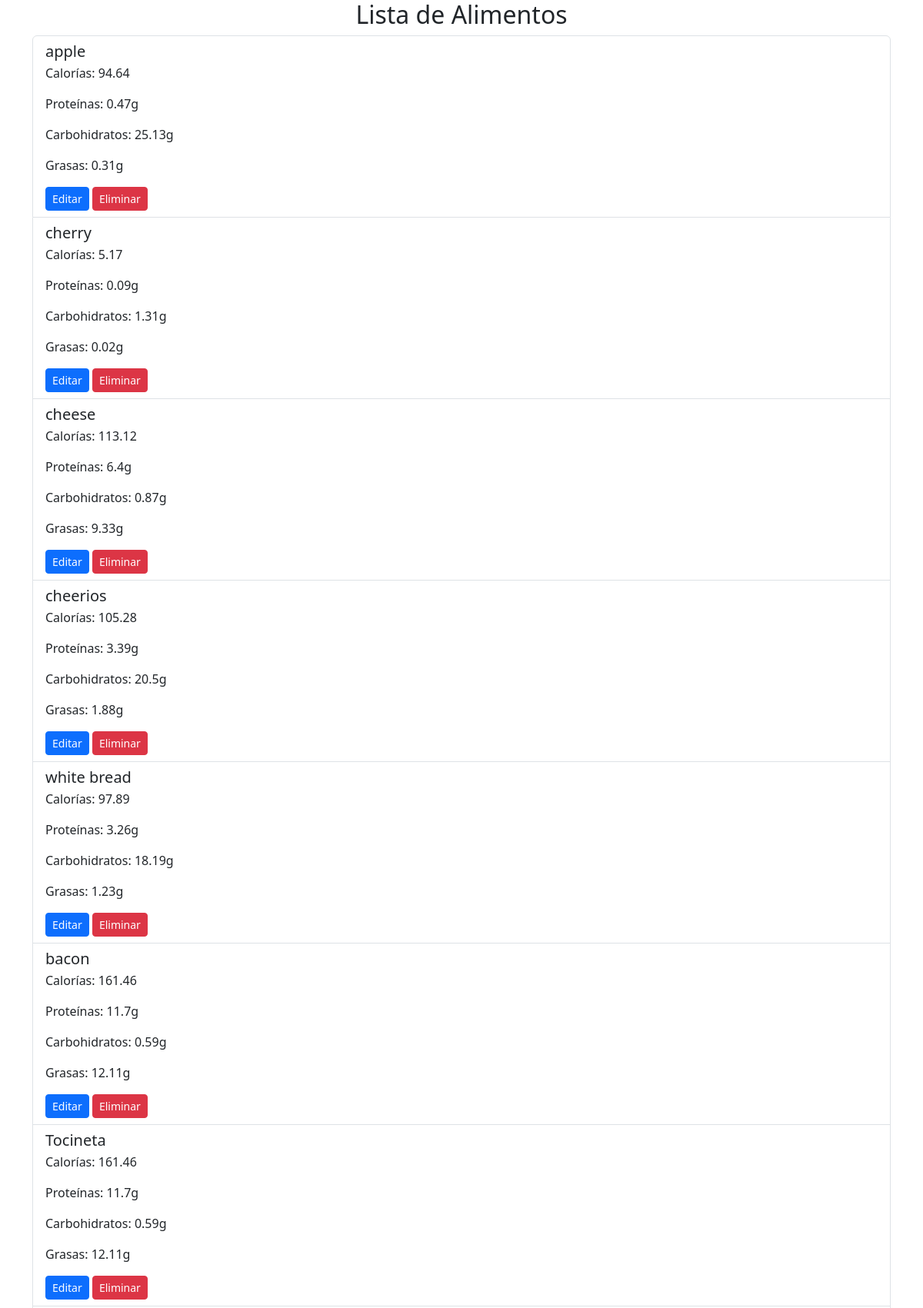
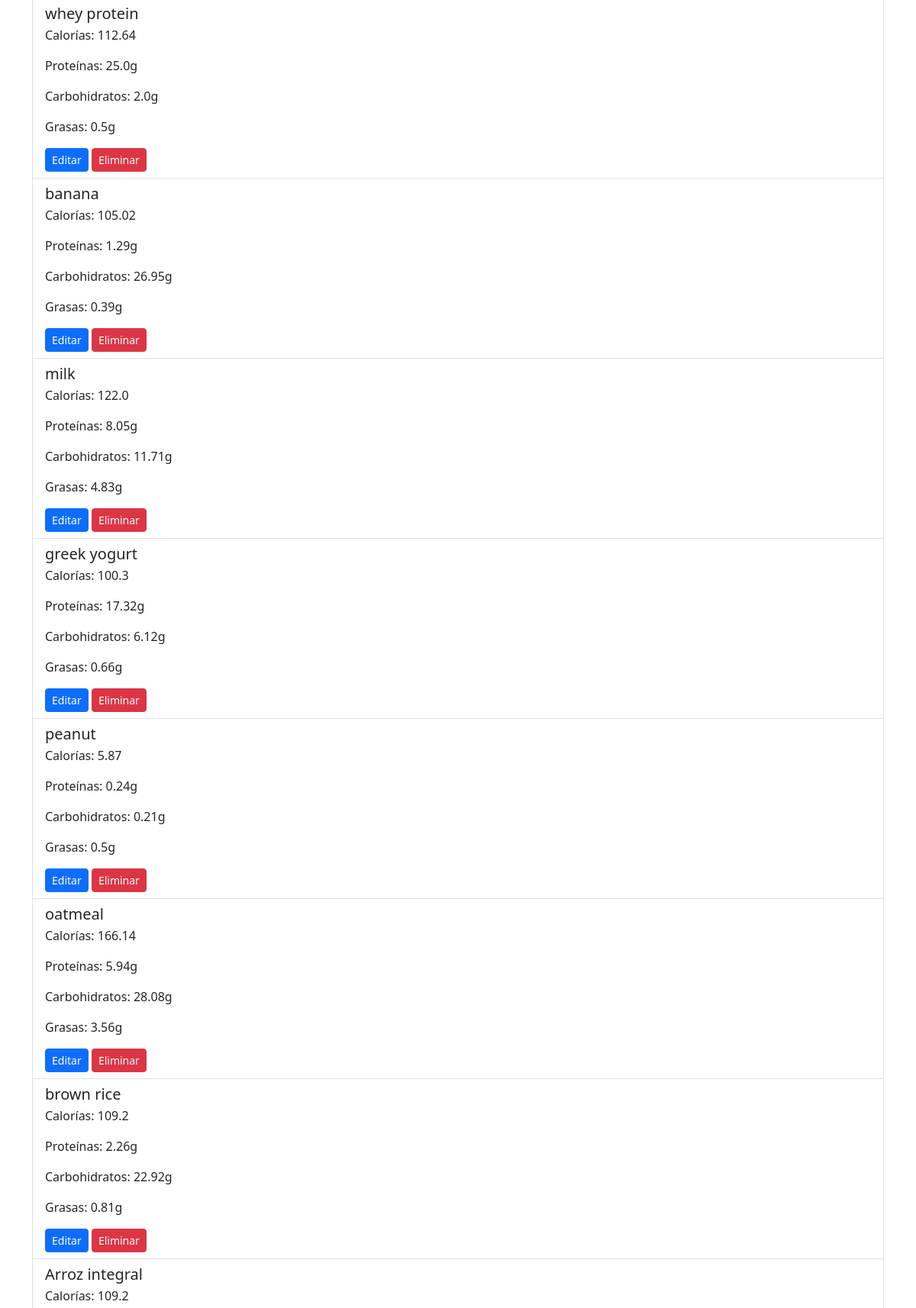
Screenshot of /alimentos (upper part) with the database file from the repository (2 pictures, top to bottom).
### gestor/models.py (models this page shows, shortened)
class Alimento(models.Model):
    nombre = models.CharField(max_length=100)
    calorias = models.FloatField(default=0)
    proteinas = models.FloatField(default=0)
    carbohidratos = models.FloatField(default=0)
    grasas = models.FloatField(default=0)
    cantidad_gramos = models.FloatField(default=0)
    cantidad_unidades = models.FloatField(default=0)
    unidad = models.CharField(max_length=20, default='Rebanadas/porciones/Tazas')
    imagen = models.ImageField(upload_to='alimentos/', null=True, blank=True)
    nutrientes = models.JSONField(default=dict, blank=True)

### gestor/views.py (the view)
# urls.py: path('alimentos', views.lista_alimentos, name='lista_alimentos'),
def lista_alimentos(request):
    alimentos = Alimento.objects.all()
    return render(request, 'gestor/lista_alimentos.html', {'alimentos': alimentos})

### templates/gestor/lista_alimentos.html (shortened to what this page needs)
{% extends 'gestor/base.html' %}
{% block content %}
<h2 class="text-center">Lista de Alimentos</h2>
<div class="list-group">
    {% for alimento in alimentos %}
        <div class="list-group-item">
            <h5 class="mb-1">{{ alimento.nombre }}</h5>
            <p>Calorías: {{ alimento.calorias }}</p>
            <p>Proteínas: {{ alimento.proteinas }}g</p>
            <p>Carbohidratos: {{ alimento.carbohidratos }}g</p>
            <p>Grasas: {{ alimento.grasas }}g</p>
            <a href="{% url 'editar_alimento' alimento.id %}" class="btn btn-primary btn-sm">Editar</a>
            <a href="{% url 'eliminar_alimento' alimento.id %}" class="btn btn-danger btn-sm">Eliminar</a>
        </div>
    {% endfor %}
</div>
{% endblock %}

### rows the page displays
Alimento: nombre "apple", calorias "94.64", proteinas "0.47", carbohidratos "25.13", grasas "0.31"
Alimento: nombre "cherry", calorias "5.17", proteinas "0.09", carbohidratos "1.31", grasas "0.02"
Alimento: nombre "cheese", calorias "113.12", proteinas "6.4", carbohidratos "0.87", grasas "9.33"
Alimento: nombre "cheerios", calorias "105.28", proteinas "3.39", carbohidratos "20.5", grasas "1.88"
Alimento: nombre "white bread", calorias "97.89", proteinas "3.26", carbohidratos "18.19", grasas "1.23"
Alimento: nombre "bacon", calorias "161.46", proteinas "11.7", carbohidratos "0.59", grasas "12.11"
Alimento: nombre "Tocineta", calorias "161.46", proteinas "11.7", carbohidratos "0.59", grasas "12.11"
Alimento: nombre "whey protein", calorias "112.64", proteinas "25.0", carbohidratos "2.0", grasas "0.5"
Alimento: nombre "banana", calorias "105.02", proteinas "1.29", carbohidratos "26.95", grasas "0.39"
Alimento: nombre "milk", calorias "122.0", proteinas "8.05", carbohidratos "11.71", grasas "4.83"
Alimento: nombre "greek yogurt", calorias "100.3", proteinas "17.32", carbohidratos "6.12", grasas "0.66"
Alimento: nombre "peanut", calorias "5.87", proteinas "0.24", carbohidratos "0.21", grasas "0.5"
Alimento: nombre "oatmeal", calorias "166.14", proteinas "5.94", carbohidratos "28.08", grasas "3.56"
Alimento: nombre "brown rice", calorias "109.2", proteinas "2.26", carbohidratos "22.92", grasas "0.81"
Alimento: nombre "Arroz integral", calorias "109.2"
